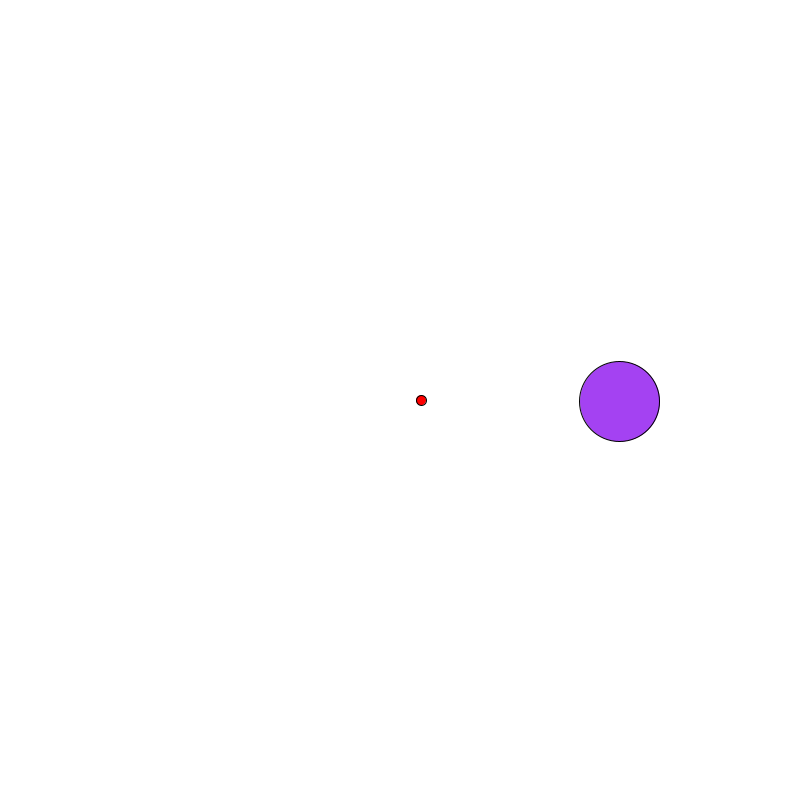
Frame 1 (no input)
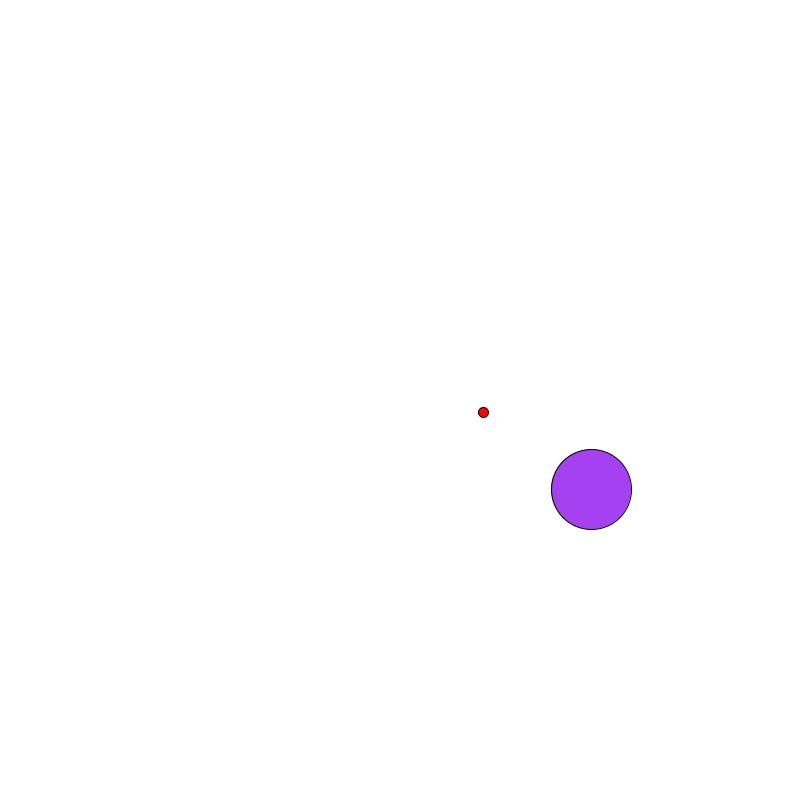
Frame 60 (the mouse pressed at the canvas centre just before this capture)
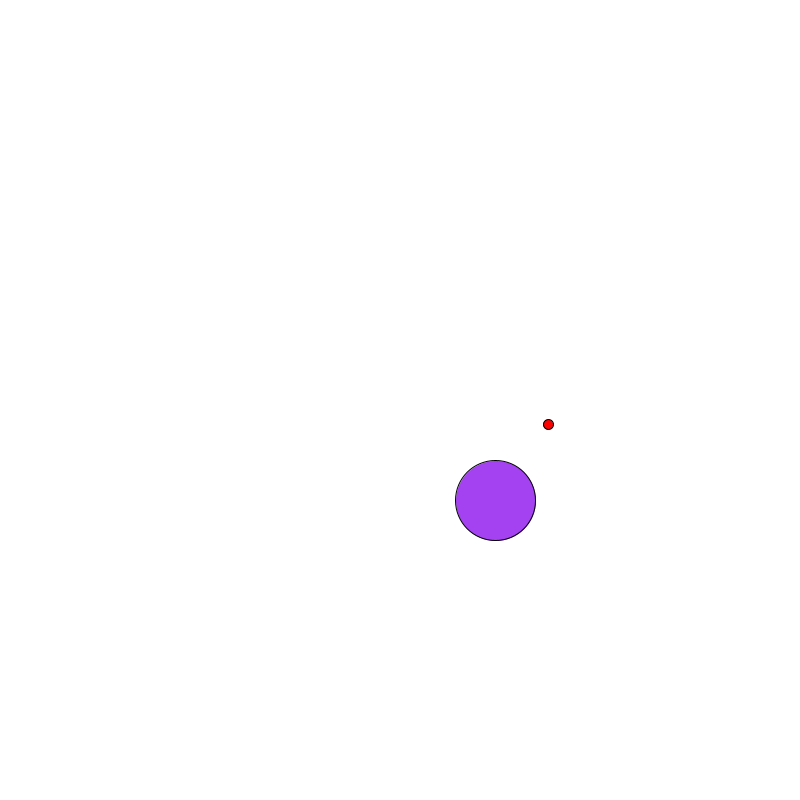
Frame 120 (the mouse held since frame 60 and released just before this capture)

The Processing sketch that drew these frames (run headless with seeded random() and noise(); from frame 60 on, the mouse is pressed at the canvas centre):

// Processing sketch: laboratorio_parte2
// ── laboratorio_parte2.pde
/*
------------------------------------------------------------
>> Laboratorio 5 - Modelación y Simulación
>> Simulación Gravitacional

Integrantes:  Pablo Cáceres Luzanto
              Benjamín Hernández Cortés
              
Fecha: 21 de Enero de 2019
Profesor: Fernando Rannou Fuentes
Ayudante: Francisco Muñoz Bravo
------------------------------------------------------------
El siguiente programa hecho en Processing simula un sistema
monoplanetario, cuya 'Estrella' central permanece estática
en todo instante y en donde existe un único 'Planeta' que
orbita alrededor de ella.
------------------------------------------------------------
*/

// ==== Variables globales ==== //

// Arreglo representativo del sistema a simular, donde se
// contiene a cada uno de los 'Astros' participantes.
Astro[] astros;

// Flotante para definir la mayor masa entre todo los astros
// participantes del sistema y regular el tamaño de los 'Astros'.
float masa_maxima;
   
// ==== Constantes globales ==== //
float G = 1;  // Constante gravitacional

/*
---------------------------------------------------------
==== Definición de Clases ====

class Astro:
------------
Representación de los 'Astros' que componen el sistema a simular.
Un astro puede identificarse como 'Estrella' o 'Planeta' según sea
su configuración.

  
Parámetros:
----------
PVector posicion    : Vector que define la posición (x,y) del 'Astro'
PVector velocidad   : Vector que define la velocidad (Vx, Vy) del 'Astro'
float masa          : Representa la masa del 'Astro'
float diametro      : Representa el diametro del 'Astro' en pixeles
boolean es_estrella : Identifica si el 'Astro' es una 'Estrella' (true) o 'Planeta' (false)
color r, g, b       : Establece la combinación de colores RGB con la que se muestra el 'Astro'.

*/

class Astro {
  
  PVector posicion;
  PVector velocidad;
  float masa;
  float diametro;
  boolean es_estrella;
  color r, g, b;
  
  // Constructor predeterminado
  Astro () {
  }
  
  // Constructor personalizado
  Astro (PVector posicion,
         PVector velocidad,
         float masa,
         float diametro,
         boolean es_estrella) {
              
    this.posicion = posicion;
    this.velocidad = velocidad;
    this.masa = masa;
    this.diametro = diametro;
    this.es_estrella = es_estrella;
    
    // Se actualiza la variable global 'masa_maxima'
    actualizar_masa_maxima();
  }
  
  /*
  void actualizar_masa_maxima():
  ------------------------------
  Este método permite reemplazar el valor de la variable global
  'masa_maxima' por la masa actual del 'Astro', siempre y cuando
  esta sea mayor que la de la variable global.
    
  */
  void actualizar_masa_maxima() {
    if (masa_maxima < this.masa) {
      masa_maxima = this.masa;
    }
  }
  
  /*
  void configurar_figura(boolean dinamico):
  -----------------------------------------
  Método que permite configurar el diámetro del 'Astro' y la
  combinación de colores RGB con la cual se mostrará por pantalla.
    
  Parámetros:
  -----------
  boolean dinamico: Valor lógico que permitirá saber si se configurará
                    el diámetro del 'Astro' de forma dinámica y relativo
                    a la variable 'masa_maxima'
  */
  void configurar_figura(boolean dinamico) {
    
    if (dinamico) { this.diametro = map(this.masa, 0, masa_maxima, 0, width / (astros.length * 5)); }
    if (this.es_estrella) { r = 255; g = 0; b = 0; }
    else                  { r = int(random(255)); g = int(random(255)); b = int(random(255)); }
  }
  
  
  /*
  PVector calcular_fuerza():
  --------------------------
    Función que permite calcular la fuerza total que se ejerce sobre
    el 'Astro', a partir de los demás 'Astros' presentes en el sistema.
    
  Retorno:
  --------
  PVector fuerza_total: Vector que contiene el total de fuerza ejercida
                        sobre el 'Astro' en las coordenadas (x,y).
  */
  PVector calcular_fuerza() {
    PVector fuerza_total = new PVector(0,0);
    float distancia = 0;
    float escalar = 0;
    
    for (Astro astro : astros) {
      PVector fuerza = null;
      
      // Condición para no comparar consigo mismo.
      if (astro != this) {
        fuerza = PVector.sub(this.posicion, astro.posicion);
        distancia = fuerza.mag();
        fuerza.normalize();
        escalar = (-G * this.masa * astro.masa) / pow(distancia, 2);
        fuerza_total.add(fuerza.mult(escalar));
      }
    }
    return fuerza_total;
  }
}

/*
Configuración del entorno de simulación
---------------------------------------
*/
void setup() {
  size(800,800);
  frameRate(60);
  astros = new Astro[2];
  
  // Estrella
  astros[0] = new Astro( new PVector(width/2 + 20, height/2), new PVector(1, 0.2), 500, 10, true);
  astros[0].configurar_figura(false);
  
  // Planeta
  astros[1] = new Astro( new PVector(width/2 + 220, height/2), new PVector(0, 1.58), 1000, 0, false);
  astros[1].configurar_figura(true);
}

void draw() {
  background(255);
  run();
}

void run() {
  for (Astro astro : astros) {
    PVector aceleracion, fuerza_total, centro;
    float distancia, escalar;
    if (astro.es_estrella) {
      
      centro = new PVector(width/2, height/2);
      fuerza_total = PVector.sub(centro, astro.posicion);
      distancia = fuerza_total.mag();
      fuerza_total.normalize();
      escalar = (-G * astro.masa) / pow(distancia, 2);
      fuerza_total.add(fuerza_total.mult(escalar));
      
      aceleracion = PVector.div(fuerza_total, astro.masa);
      astro.velocidad.add(aceleracion);
      astro.posicion.add(astro.velocidad);
      
      fill(astro.r, astro.g, astro.b);
      ellipse(astro.posicion.x, astro.posicion.y, astro.diametro, astro.diametro);    
    }
    else {
      fuerza_total = astro.calcular_fuerza();
      aceleracion = PVector.div(fuerza_total, astro.masa);
      astro.velocidad.add(aceleracion);
      astro.posicion.add(astro.velocidad);
      
      fill(astro.r, astro.g, astro.b);
      ellipse(astro.posicion.x, astro.posicion.y, astro.diametro, astro.diametro);
    }
  }
}
